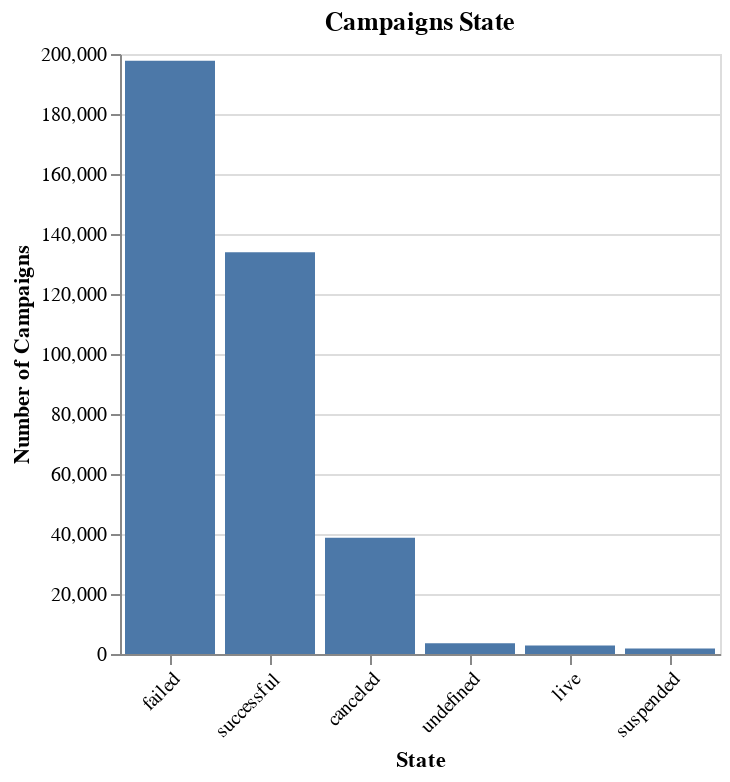

The cell this chart's notebook holds for it:
### Code cell
"""
Primero buscamos analizar el estado del total de las campañas para poder tener una primera 
impresión del éxito o fracaso de las mismas.
"""
state_count = df.state.value_counts()
state_count_use = pd.DataFrame({
    'State' : state_count.index,
    'Number of Campaigns' : state_count.values
})
alt.Chart(state_count_use, title = 'Campaigns State').mark_bar().encode(
    x = alt.X('State', sort = state_count.values, axis=alt.Axis(labelAngle=-45)) ,
    y='Number of Campaigns', 
    tooltip = ('Number of Campaigns')
).properties(width = 300)

### Figure 1 — Vega-Lite specification as saved in the notebook (floating-point values rounded to 4 significant figures)
{"config": {"view": {"continuousWidth": 400, "continuousHeight": 300}}, "data": {"name": "data-4f1f11b525bf449b80717a8b6b80740c"}, "mark": "bar", "encoding": {"tooltip": {"field": "Number of Campaigns", "type": "quantitative"}, "x": {"axis": {"labelAngle": -45}, "field": "State", "sort": [197700.0, 134000.0, 38780.0, 3562.0, 2799.0, 1846.0], "type": "nominal"}, "y": {"field": "Number of Campaigns", "type": "quantitative"}}, "title": "Campaigns State", "width": 300, "$schema": "https://vega.github.io/schema/vega-lite/v4.17.0.json", "datasets": {"data-4f1f11b525bf449b80717a8b6b80740c": [{"State": "failed", "Number of Campaigns": 197719}, {"State": "successful", "Number of Campaigns": 133956}, {"State": "canceled", "Number of Campaigns": 38779}, {"State": "undefined", "Number of Campaigns": 3562}, {"State": "live", "Number of Campaigns": 2799}, {"State": "suspended", "Number of Campaigns": 1846}]}}
